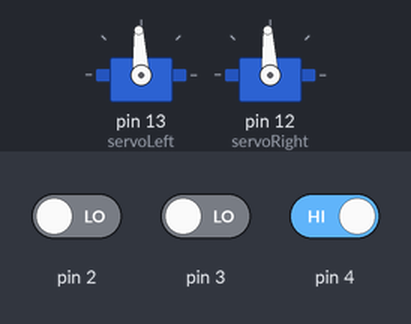
A sketch run on a simulated Arduino Uno, built with avr-gcc and run on an emulated ATmega328P. Parts: 2 × servo. Inputs (shaded band) come from the test bench; at power-on: pin 4 HIGH, pin 2 LOW, pin 3 LOW.

Above: at 1.2 s.
1.3 s: pin 4 driven LOW
At 1.48 s:
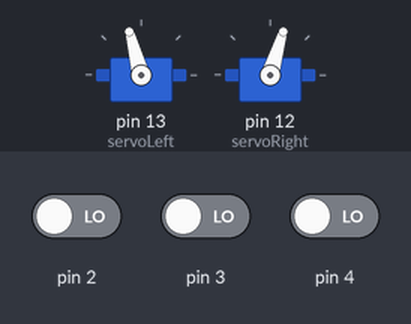
4.3 s: pin 2 driven HIGH
At 4.3 s:
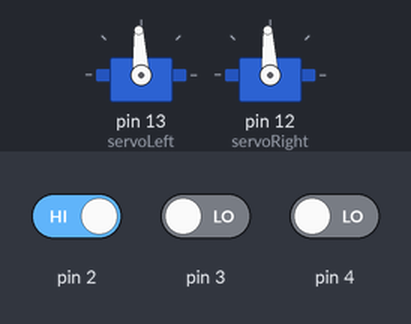
5.8 s: pin 2 driven LOW
At 5.98 s:
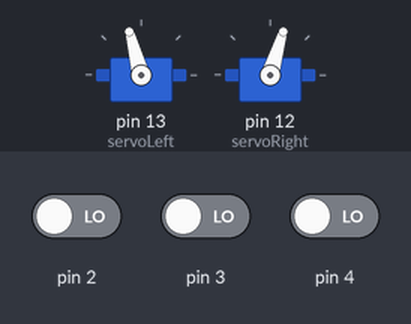
8.8 s: pin 3 driven HIGH
At 8.8 s:
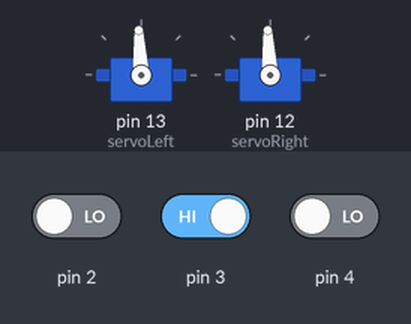
10.3 s: pin 3 driven LOW
At 10.5 s:
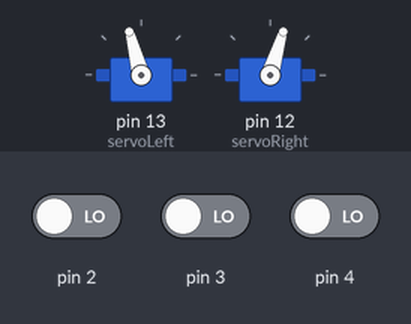
13.3 s: pin 4 driven HIGH
At 14.4 s:
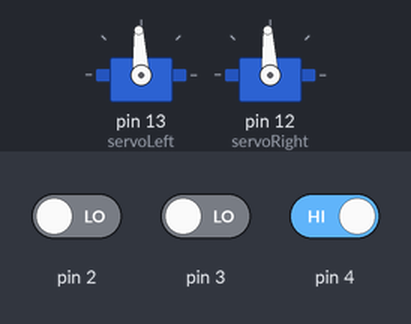
Timing chart, 0 to 15.8 s (numbered marks = the images above; inputs shaded):
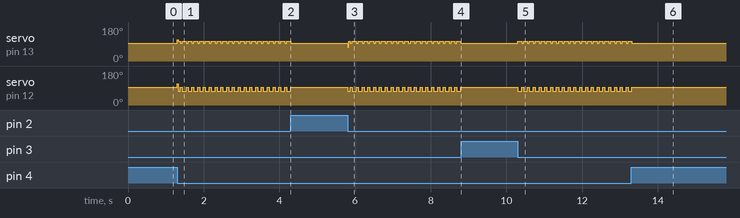

The sketch:

LineFollower3QTI.ino
```cpp
#include <Servo.h>                           // Include servo library

Servo servoLeft;                             // Declare left and right servos
Servo servoRight;

int QTILeft = 4;                           // Attach left QTI sensor to pin 2
int QTIMiddle = 3;                         // Attach middle QTI sensor to pin 3
int QTIRight = 2;                          // Attach right QTI sensor to pin 4


void setup()                                 // Built-in initialization block
{
  Serial.begin(9600);                        // Sensor sampling rate
}


void loop()
{
  Stop(50);
  int LeftCol = GetColour(QTILeft);                              // Take initial readings
  int MidCol = GetColour(QTIMiddle);
  int RightCol = GetColour(QTIRight);

  if (LeftCol == 0 && MidCol == 0 && RightCol == 0){               // All 3 Sensors white - willing to bet its a junction
    Forward(100);
  }

  else if (LeftCol == 0 && MidCol == 0 && RightCol == 1){         // Black background with white line - left sensor has hit the line
    SeekLeft(LeftCol, RightCol, QTILeft, QTIRight);             // Rotates left until sensors read black again
    Forward(50);
  }

  else if (LeftCol == 0 && MidCol == 1 && RightCol == 0){         // White background with black line - all readings correct, continue forward
    Forward(100);
  }

  else if (LeftCol == 0 && MidCol == 1 && RightCol == 1){         // White background with black line - right sensor has hit the line
    SeekRight(LeftCol, RightCol, QTILeft, QTIRight);            // Rotates right until both sensors read white again
    Forward(50);
  }

  else if (LeftCol == 1 && MidCol == 0 && RightCol == 0){         // Black background with white line - right sensor has hit the line
    SeekRight(LeftCol, RightCol, QTILeft, QTIRight);            // Rotates right until both sensors read white again
    Forward(50);
  }

  else if (LeftCol == 1 && MidCol == 0 && RightCol == 1){         // Black background with white line - all readings correct, continue forward
    Forward(100);
  }

  else if (LeftCol == 1 && MidCol == 1 && RightCol == 0){         // White background with black line - left sensor has hit the line
    SeekLeft(LeftCol, RightCol, QTILeft, QTIRight);            // Rotates left until both sensors read white again
    Forward(50);
  }

  else if (LeftCol == 1 && MidCol == 1 && RightCol == 1){         // All 3 sensors black - willing to bet its a junction
    Forward(100);
  }

}

long RCTime(int sensorIn){
  long duration = 0;
  pinMode(sensorIn, OUTPUT); // Make pin OUTPUT
  digitalWrite(sensorIn, HIGH); // Pin HIGH (discharge capacitor)
  delay(1); // Wait 1ms
  pinMode(sensorIn, INPUT); // Make pin INPUT
  digitalWrite(sensorIn, LOW); // Turn off internal pullups
  while(digitalRead(sensorIn)){ // Wait for pin to go LOW
    duration++;
  }
  return duration;
}

int GetColour(int QTIPin){
  long Reading = RCTime(QTIPin);
  if (Reading > 200){
    return 0;       //White
  }
  if (Reading < 200){
    return 1;       //Black
  }
}


void Forward(int distance){
  servoLeft.attach(13);                      // Attach left signal to pin 13
  servoRight.attach(12);                     // Attach right signal to pin 12
  servoLeft.writeMicroseconds(1625);         // Left wheel counterclockwise
  servoRight.writeMicroseconds(1300);        // Right wheel clockwise
  delay(distance);                           // Control distance moved
  servoLeft.detach();
  servoRight.detach();
}

void Reverse(int distance){
  servoLeft.attach(13);                      // Attach left signal to pin 13
  servoRight.attach(12);                     // Attach right signal to pin 12
  servoLeft.writeMicroseconds(1300);         // Left wheel clockwise
  servoRight.writeMicroseconds(1625);        // Right wheel counterclockwise
  delay(distance);                           // Control distance moved
  servoLeft.detach();
  servoRight.detach();
}

void RotateLeft(int angle){
  servoLeft.attach(13);                      // Attach left signal to pin 13
  servoRight.attach(12);                     // Attach right signal to pin 12
  servoLeft.writeMicroseconds(1300);         // Left wheel clockwise
  servoRight.writeMicroseconds(1300);        // Right wheel clockwise
  delay(angle);                              // Control angle of rotation
  servoLeft.detach();
  servoRight.detach();
}

void RotateRight(int angle){
  servoLeft.attach(13);                      // Attach left signal to pin 13
  servoRight.attach(12);                     // Attach right signal to pin 12
  servoLeft.writeMicroseconds(1700);         // Left wheel counterclockwise
  servoRight.writeMicroseconds(1700);        // Right wheel counterclockwise
  delay(angle);                              // Control angle of rotation
  servoLeft.detach();
  servoRight.detach();
}

void Stop(int time){
  servoLeft.attach(13);                      // Attach left signal to pin 13
  servoRight.attach(12);                     // Attach right signal to pin 12
  servoLeft.writeMicroseconds(1500);         // Stop Left Servo
  servoRight.writeMicroseconds(1500);        // Stop Right Servo
  delay(time);
  servoLeft.detach();
  servoRight.detach();
}

void SeekLeft(int LeftColour, int RightColour, int LeftPin, int RightPin){
  int lc = LeftColour;
  int rc = RightColour;
  while (lc != rc)
  {
    RotateLeft(25);
    lc = GetColour(LeftPin);
    rc = GetColour(RightPin);
  }
}

void SeekRight(int LeftColour, int RightColour, int LeftPin, int RightPin){
  int lc = LeftColour;
  int rc = RightColour;
  while (lc != rc)
  {
    RotateRight(25);
    lc = GetColour(LeftPin);
    rc = GetColour(RightPin);
  }
}
```

Measured:
- after the input at 1.3 s, servo on pin 13 (servoLeft): 93° → 112° at once, then moves between 93° and 112°, repeating every 0.31 s; servo on pin 12 (servoRight): 93° → 112° at once, then moves between 73° and 112°, repeating every 0.31 s
- after the input at 4.3 s, servo on pin 13 (servoLeft), servo on pin 12 (servoRight): stops changing and stays 93°
- after the input at 5.8 s, servo on pin 13 (servoLeft): 93° → 73° at once, then moves between 73° and 105°, repeating every 0.31 s; servo on pin 12 (servoRight): alternates 93° for 0.05 s and 73° for 0.10 s, starting at once
- after the input at 8.8 s, servo on pin 13 (servoLeft), servo on pin 12 (servoRight): stops changing and stays 93°
- after the input at 10.3 s, servo on pin 13 (servoLeft): alternates 105° for 0.10 s and 93° for 0.05 s, starting at once; servo on pin 12 (servoRight): alternates 93° for 0.05 s and 73° for 0.10 s, starting at once
- after the input at 13.3 s, servo on pin 13 (servoLeft), servo on pin 12 (servoRight): goes on until 13.3 s, then stays 93°
